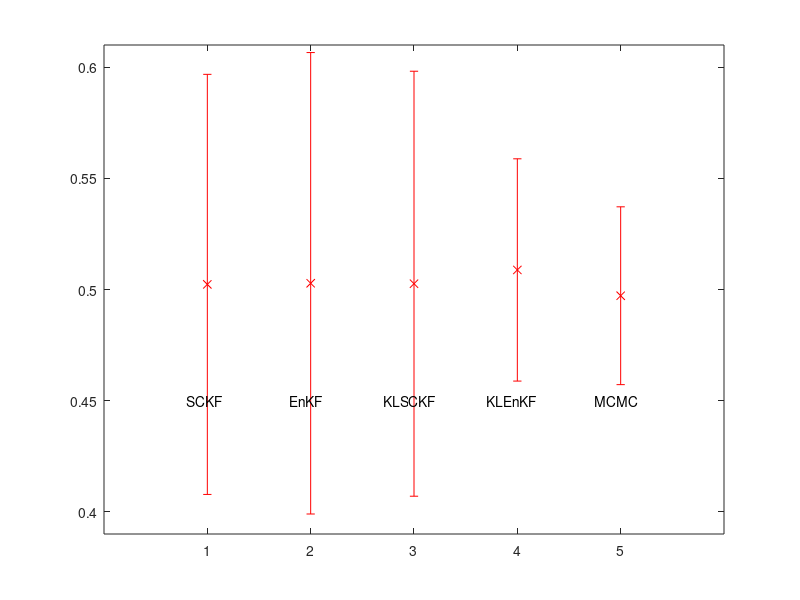
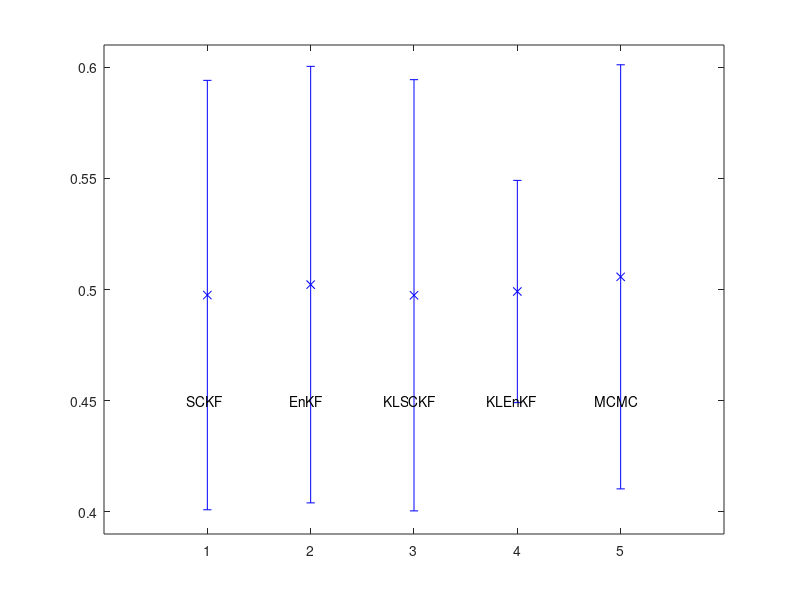
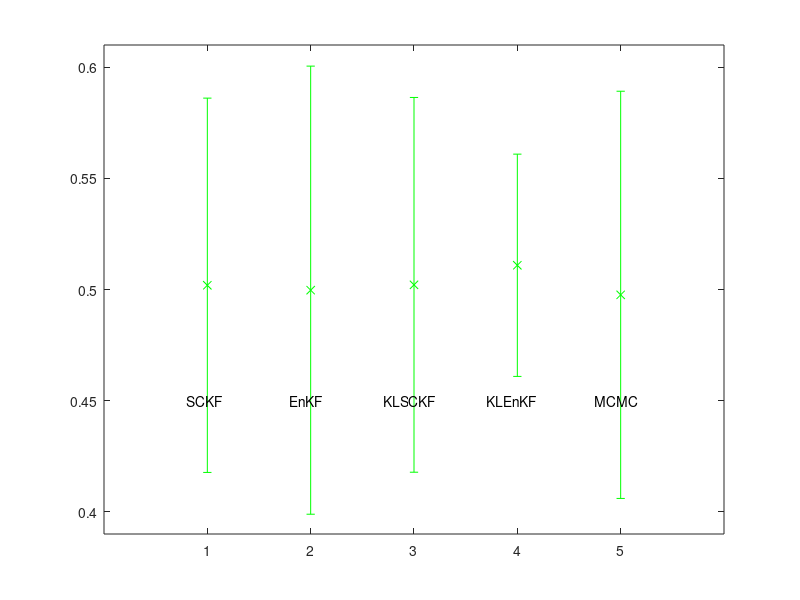
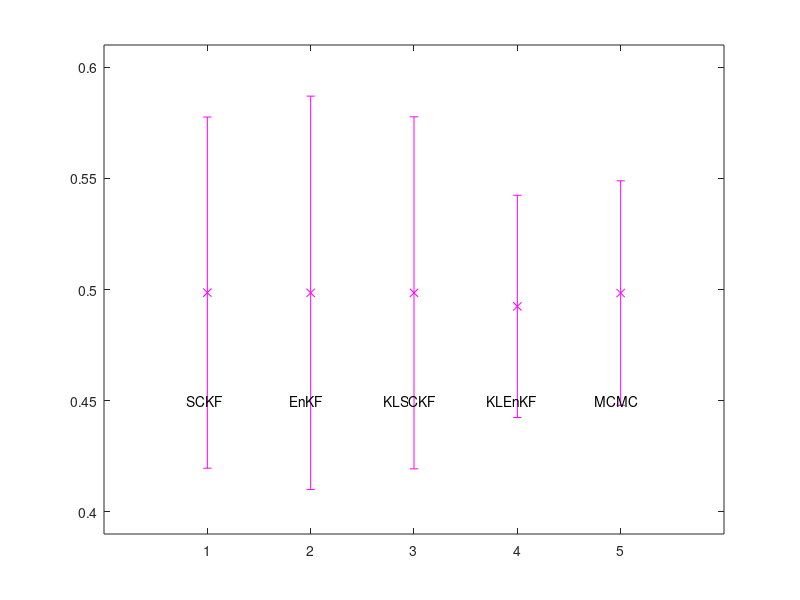

Write MATLAB code to recreate these figures, in order.
clear all;
close all;
figure;
%line1=linspace(exp_val_MCMC(1)-std_dev_MCMC(1),exp_val_MCMC(1)+std_dev_MCMC(1),10000);
%plot(1000,line1,'r',1000,exp_val_MCMC(1),'xr')
%set(gca, 'XTick', [1000,100000])
%set(gca,'XLim',[0 100000]);
xlabel('Iterations');ylabel('Confidence Intervals');
%hold on

exp_val_SCKF=[0.5023, 0.4975, 0.5019, 0.4986, 0.5005];
std_dev_SCKF=[0.0945, 0.0966, 0.0842, 0.0790, 0.0754];

exp_val_EnKF=[0.5028, 0.5022, 0.4997, 0.4985, 0.4997];
std_dev_EnKF=[0.1038, 0.0982, 0.1008, 0.0885, 0.0801];

exp_val_KLSCKF=[0.5026, 0.4974, 0.5021, 0.4985, 0.5005];
std_dev_KLSCKF=[0.0956, 0.0970, 0.0843, 0.0792, 0.0755];

exp_val_KLEnKF=[0.5088, 0.4991, 0.5109, 0.4924, 0.5005];
std_dev_KLEnKF=[0.0500, 0.0500, 0.0500, 0.0500, 0.0500];

exp_val_MCMC=[0.4972,0.5057,0.4976,0.4984,0.5018];
std_dev_MCMC=[0.0400,0.0954,0.0916,0.0505,0.0161];

exp_val_Y1=[exp_val_SCKF(1),exp_val_EnKF(1),exp_val_KLSCKF(1),exp_val_KLEnKF(1),exp_val_MCMC(1)]
std_dev_Y1=[std_dev_SCKF(1),std_dev_EnKF(1),std_dev_KLSCKF(1),std_dev_KLEnKF(1),std_dev_MCMC(1)]

exp_val_Y2=[exp_val_SCKF(2),exp_val_EnKF(2),exp_val_KLSCKF(2),exp_val_KLEnKF(2),exp_val_MCMC(2)]
std_dev_Y2=[std_dev_SCKF(2),std_dev_EnKF(2),std_dev_KLSCKF(2),std_dev_KLEnKF(2),std_dev_MCMC(2)]

exp_val_Y3=[exp_val_SCKF(3),exp_val_EnKF(3),exp_val_KLSCKF(3),exp_val_KLEnKF(3),exp_val_MCMC(3)]
std_dev_Y3=[std_dev_SCKF(3),std_dev_EnKF(3),std_dev_KLSCKF(3),std_dev_KLEnKF(3),std_dev_MCMC(3)]

exp_val_Y4=[exp_val_SCKF(4),exp_val_EnKF(4),exp_val_KLSCKF(4),exp_val_KLEnKF(4),exp_val_MCMC(4)]
std_dev_Y4=[std_dev_SCKF(4),std_dev_EnKF(4),std_dev_KLSCKF(4),std_dev_KLEnKF(4),std_dev_MCMC(4)]

exp_val_Y5=[exp_val_SCKF(5),exp_val_EnKF(5),exp_val_KLSCKF(5),exp_val_KLEnKF(5),exp_val_MCMC(5)]
std_dev_Y5=[std_dev_SCKF(5),std_dev_EnKF(5),std_dev_KLSCKF(5),std_dev_KLEnKF(5),std_dev_MCMC(5)]

x=[1,2,3,4,5];
errorbar(x,exp_val_Y1,std_dev_Y1,'xr')
set(gca, 'XTick', [1,2,3,4,5]); set(gca,'XLim',[0 6]); set(gca,'YLim',[0.39 0.61]);
text(0.8, 0.45, 'SCKF', 'Color', 'k');
text(1.8, 0.45, 'EnKF', 'Color', 'k');
text(2.7, 0.45, 'KLSCKF', 'Color', 'k');
text(3.7, 0.45, 'KLEnKF', 'Color', 'k');
text(4.75, 0.45, 'MCMC', 'Color', 'k');
%title('Confidence Intervals for Y_1');
%%%%%%%%%%%%%%%%%%%%%%%%%%%%%%%%%%%%%%%%%%%%%%%%%%%%%%%%%%%%%%%%%%%%%%%%%%%%%%%%%%%%%%%%%%%%%%%%%
figure;
errorbar(x,exp_val_Y2,std_dev_Y2,'xb')
set(gca, 'XTick', [1,2,3,4,5]); set(gca,'XLim',[0 6]); set(gca,'YLim',[0.39 0.61]);
text(0.8, 0.45, 'SCKF', 'Color', 'k');
text(1.8, 0.45, 'EnKF', 'Color', 'k');
text(2.7, 0.45, 'KLSCKF', 'Color', 'k');
text(3.7, 0.45, 'KLEnKF', 'Color', 'k');
text(4.75, 0.45, 'MCMC', 'Color', 'k');
%title('Confidence Intervals for Y_2');
%%%%%%%%%%%%%%%%%%%%%%%%%%%%%%%%%%%%%%%%%%%%%%%%%%%%%%%%%%%%%%%%%%%%%%%%%%%%%%%%%%%%%%%%%%%%%%%%%
figure;
errorbar(x,exp_val_Y3,std_dev_Y3,'xg')
set(gca, 'XTick', [1,2,3,4,5]); set(gca,'XLim',[0 6]); set(gca,'YLim',[0.39 0.61]);
text(0.8, 0.45, 'SCKF', 'Color', 'k');
text(1.8, 0.45, 'EnKF', 'Color', 'k');
text(2.7, 0.45, 'KLSCKF', 'Color', 'k');
text(3.7, 0.45, 'KLEnKF', 'Color', 'k');
text(4.75, 0.45, 'MCMC', 'Color', 'k');
%title('Confidence Intervals for Y_3');
%%%%%%%%%%%%%%%%%%%%%%%%%%%%%%%%%%%%%%%%%%%%%%%%%%%%%%%%%%%%%%%%%%%%%%%%%%%%%%%%%%%%%%%%%%%%%%%%%
figure;
errorbar(x,exp_val_Y4,std_dev_Y4,'xm')
set(gca, 'XTick', [1,2,3,4,5]); set(gca,'XLim',[0 6]); set(gca,'YLim',[0.39 0.61]);
text(0.8, 0.45, 'SCKF', 'Color', 'k');
text(1.8, 0.45, 'EnKF', 'Color', 'k');
text(2.7, 0.45, 'KLSCKF', 'Color', 'k');
text(3.7, 0.45, 'KLEnKF', 'Color', 'k');
text(4.75, 0.45, 'MCMC', 'Color', 'k');
%title('Confidence Intervals for Y_4');
%%%%%%%%%%%%%%%%%%%%%%%%%%%%%%%%%%%%%%%%%%%%%%%%%%%%%%%%%%%%%%%%%%%%%%%%%%%%%%%%%%%%%%%%%%%%%%%%%
figure;
errorbar(x,exp_val_Y5,std_dev_Y5,'xr')
set(gca, 'XTick', [1,2,3,4,5]); set(gca,'XLim',[0 6]); set(gca,'YLim',[0.39 0.61]);
text(0.8, 0.45, 'SCKF', 'Color', 'k');
text(1.8, 0.45, 'EnKF', 'Color', 'k');
text(2.7, 0.45, 'KLSCKF', 'Color', 'k');
text(3.7, 0.45, 'KLEnKF', 'Color', 'k');
text(4.75, 0.45, 'MCMC', 'Color', 'k');
%title('Confidence Intervals for Y_5');

